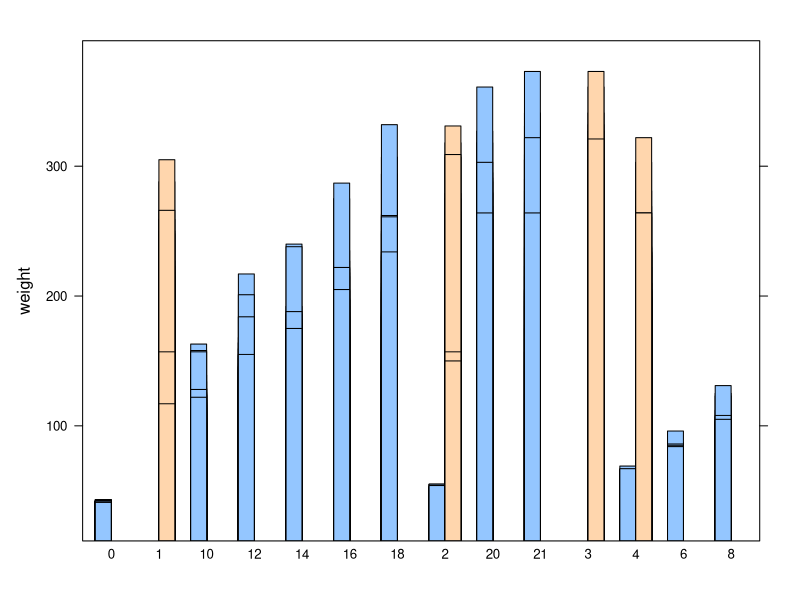
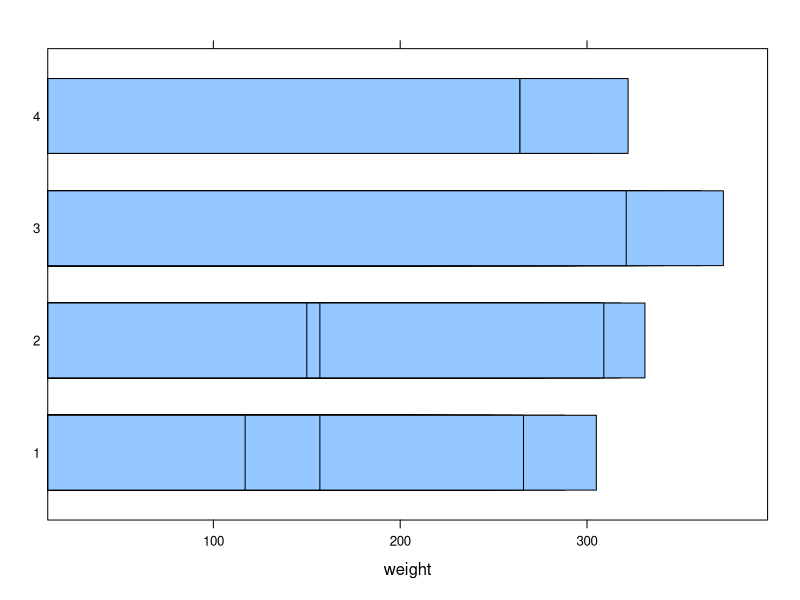
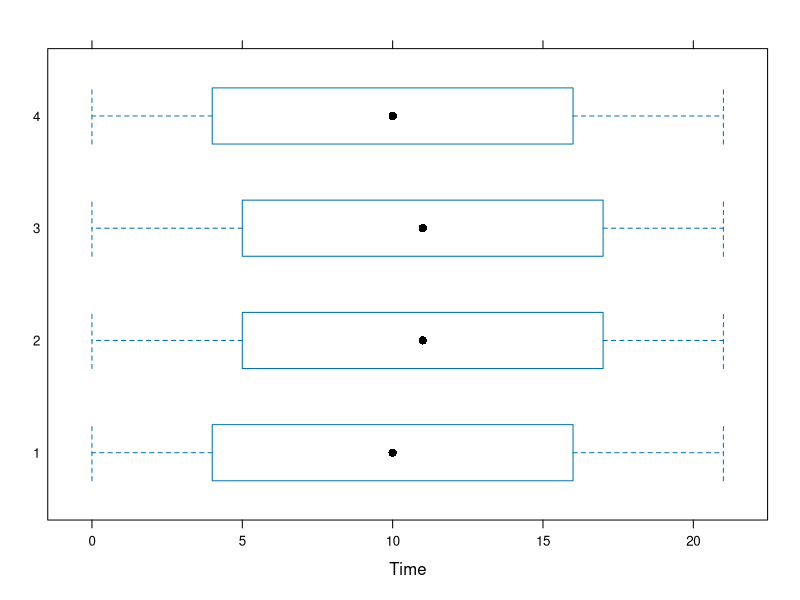
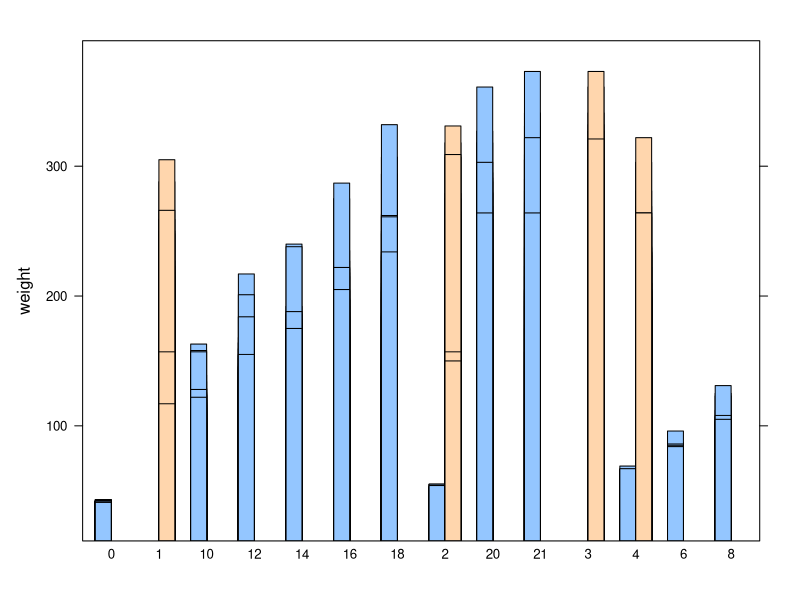
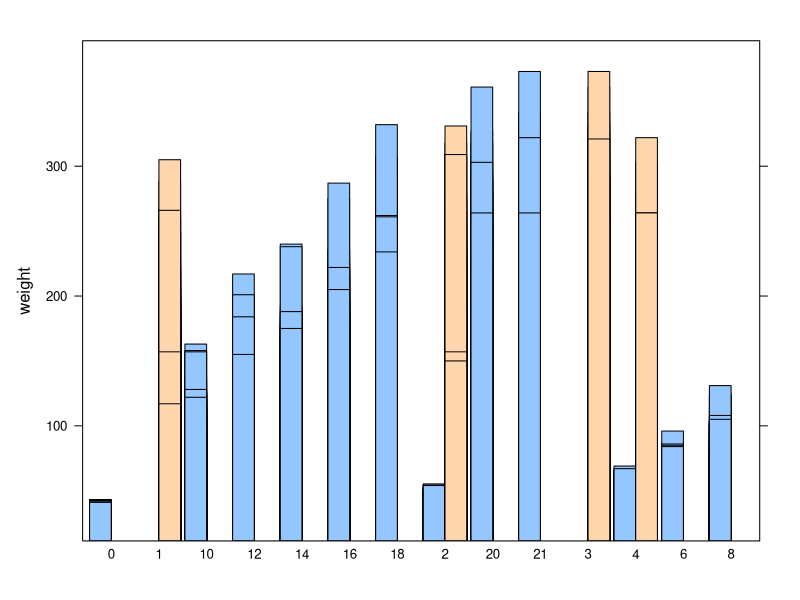
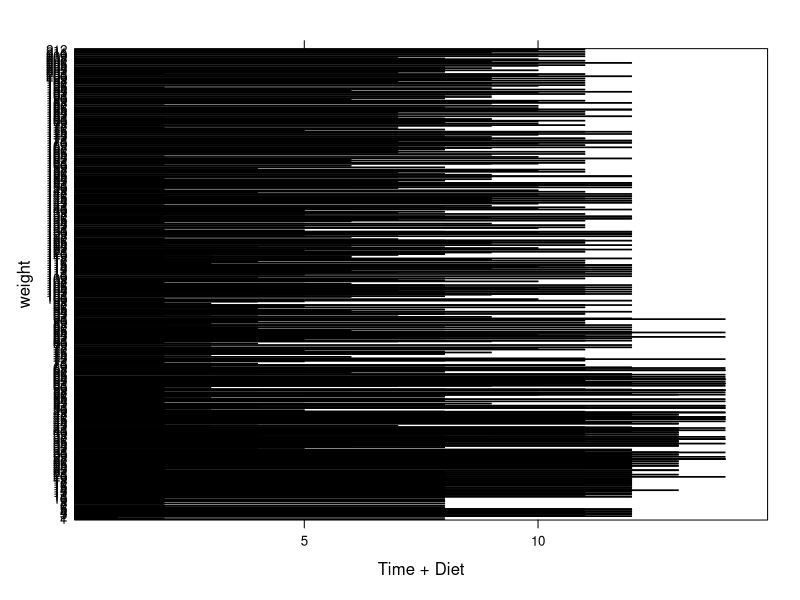
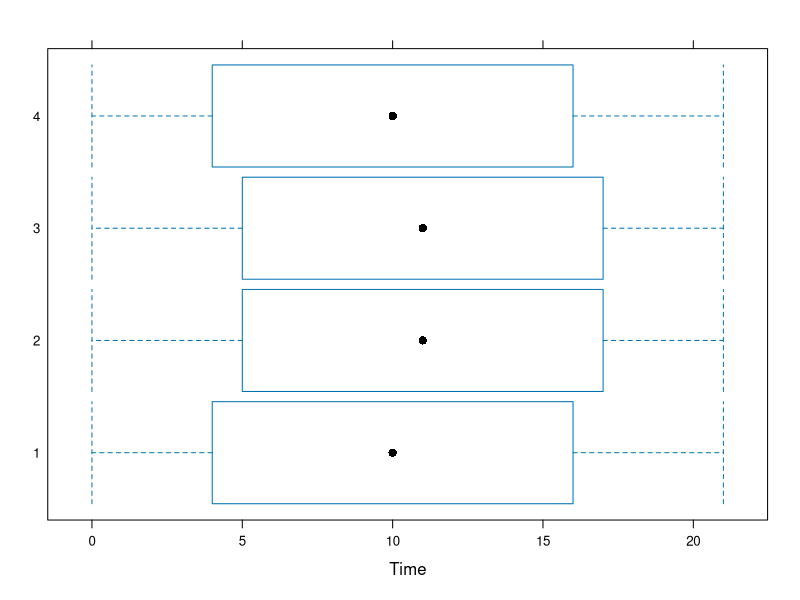
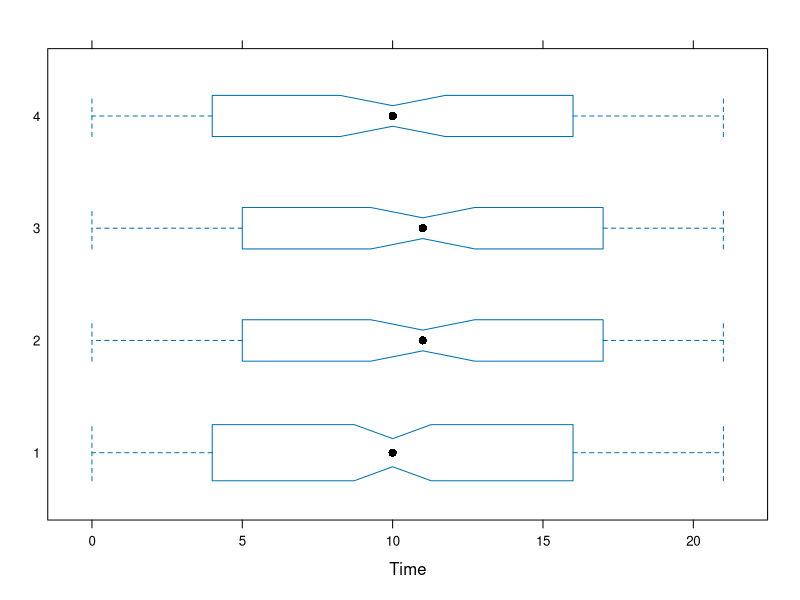

These figures' R source, in order:
# lattice barcharts & bw plot
# formula: bwplot(factor ˜ numeric)
# formula: barchart(character ˜ numeric)

library(lattice)

# using standard formula setup

barchart( weight ~ Time + Diet, data = ChickWeight)

barchart( Diet ~ weight, data = ChickWeight) # these plots make more sense with a factor 

bwplot( Diet ~ Time, data = ChickWeight)

# With barchart options
?barchart # refers to xyplot
?panel.barchart # provides barchart specific options
barchart( weight ~ Time + Diet, data = ChickWeight)
barchart( weight ~ Time + Diet, data = ChickWeight, box.ratio = 10)
barchart( weight ~ Time + Diet, data = ChickWeight, horizontal = TRUE) # note the axis stay the same

# with bwplot options
? panel.bwplot
bwplot( Diet ~ Time, data = ChickWeight, box.ratio = 10)
bwplot( Diet ~ Time, data = ChickWeight,
        notch = TRUE, varwidth = TRUE
)

# changing axis label
levels(ChickWeight$Diet) <- c("Apples","Bananas","Steak","Potatoes")
bwplot( Diet ~ Time, data = ChickWeight)
